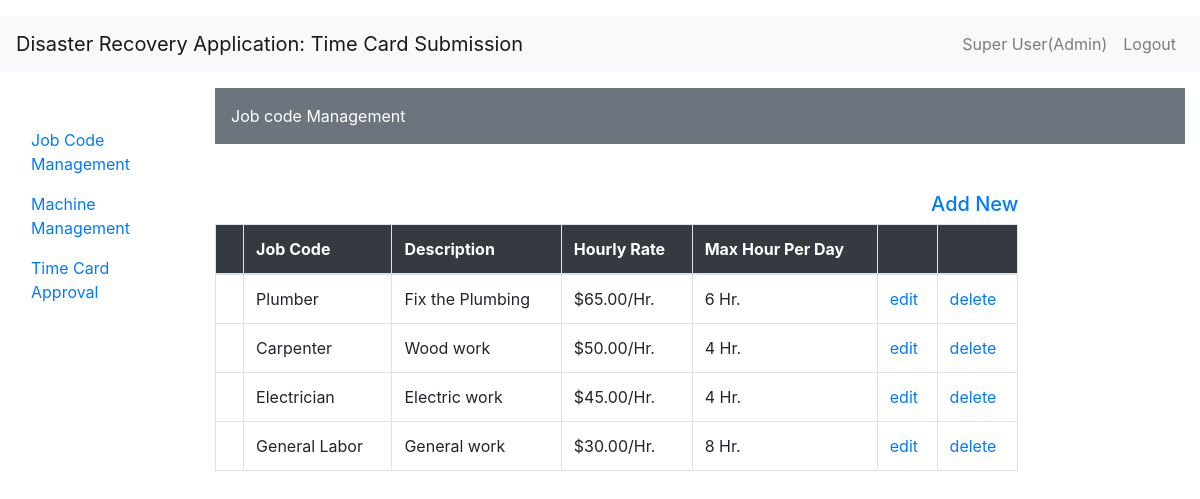
/jobcode/ (signed in), run on the app's committed database.
### JobCode/models.py (models this page shows, shortened)
class Job(models.Model):
	job_code = models.CharField(max_length=250, unique=True)
	description = models.TextField(blank=True)
	hourly_rate = models.DecimalField(max_digits=10, decimal_places=2)
	max_hour_per_day = models.IntegerField()

### JobCode/views.py (the view)
# urls.py: path('', JobListView.as_view(), name='job-list'),
class JobListView(LoginRequiredMixin, ListView):
    login_url = '/login/'
    redirect_field_name = 'redirect_to'
    model = Job

### JobCode/templates/JobCode/job_list.html (shortened to what this page needs)
{% extends "JobCode/index.html" %}
{% block content %}
{% if user.is_authenticated and user.is_staff %}
<div>
  <div class="p-3 mb-2 mt-3 bg-secondary text-white">Job code Management</div>
</div>
<div class="row mt-5">
  <div class="col-lg-10 col-md-10">
    <div class="text-right">
      <h5><a href="{% url 'job-create'  %}"> Add New</a></h5>
    </div>
    <table class="table  table-bordered table-hover">
      <thead class="p-3 mb-2 bg-dark text-white">
        <tr>
          <th scope="col"></th>
          <th scope="col">Job Code</th>
          <th scope="col">Description</th>
          <th scope="col">Hourly Rate</th>
          <th scope="col">Max Hour Per Day</th>
          <th scope="col"></th>
          <th scope="col"></th>
        </tr>
      </thead>
      <tbody>
        {% for job in job_list%}
          <tr>
            <th scope="row"></th>
            <td>{{ job.job_code }}</td>
            <td>{{ job.description }}</td>
            <td>${{ job.hourly_rate }}/Hr.</td>
            <td>{{ job.max_hour_per_day }} Hr.</td>
            <td><a href="{% url 'job-update' job.id %}">edit</a></td>
            <td><a href="{% url 'job-delete' job.id %}">delete</a></td>
          </tr>
        {% endfor %}
      </tbody>
    </table>
  </div>
</div>
{% endif %}
{% endblock %}

### JobCode/templates/JobCode/index.html (shortened to what this page needs)
<!DOCTYPE html>
{% load static %}
<html lang="en">
  <head>
    <link rel="stylesheet" href="https://stackpath.bootstrapcdn.com/bootstrap/4.3.1/css/bootstrap.min.css">
  </head>
  <body>
    <header class="mt-3">
        <nav class="navbar navbar-expand-lg navbar-light bg-light">
            <a class="navbar-brand" href="/">Disaster Recovery Application: Time Card Submission</a>
            <div class="collapse navbar-collapse" id="navbarTogglerDemo03">
                {% if user.is_authenticated %}
                    <ul class="navbar-nav ml-auto ">
                        <li class="nav-item">
                        {% if user.is_staff %}
            	            <a class="nav-link" href="">{{ user.first_name }} {{ user.last_name }}(Admin)</a>
                        {% else %}
                            <a class="nav-link" href="">{{ user.first_name }} {{ user.last_name }}</a>
                        {% endif %}
            	        </li>
                        <li class="nav-item">
            	            <a class="nav-link" href="{% url 'logout' %}">Logout</a>
            	        </li>
                    </ul>
                {% endif %}
            </div>
        </nav>
    </header>
    <div class="container-fluid">
        <div class="row">
            <div class="col-sm-2 mt-5">
                {% if user.is_authenticated %}
                {% if user.is_staff %}
                <ul class="nav flex-column">
                    <li class="nav-item"><a class="nav-link active" href="{% url 'job-list' %}">Job Code Management</a></li>
                    <li class="nav-item"><a class="nav-link" href="{% url 'machine-list' %}">Machine Management</a></li>
                    <li class="nav-item"><a class="nav-link" href="{% url 'timesheet-list' %}">Time Card Approval</a></li>
                </ul>
                {% else %}
                <ul class="nav flex-column">
                    <li class="nav-item"><a class="nav-link" href="{% url 'timesheet-list' %}">Time Card Submission</a></li>
                </ul>
                {% endif %}
                {% endif %}
            </div>
            <div class="col-sm-10">
                {% block content %}
                {% endblock %}
            </div>
        </div>
    </div>
  </body>
</html>

### data on the page
Job: job_code "Plumber", description "Fix the Plumbing", hourly_rate "65.00", max_hour_per_day "6"
Job: job_code "Carpenter", description "Wood work", hourly_rate "50.00", max_hour_per_day "4"
Job: job_code "Electrician", description "Electric work", hourly_rate "45.00", max_hour_per_day "4"
Job: job_code "General Labor", description "General work", hourly_rate "30.00", max_hour_per_day "8"

### other printed values
{{ user.first_name }} "Super"
{{ user.last_name }} "User"
